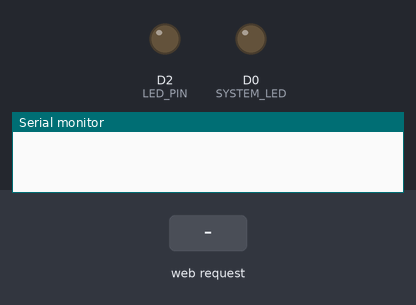
This sketch was run on a simulated ESP8266 (NodeMCU). Shown: output pins drawn as LEDs (lit = HIGH), the last lines printed to the serial monitor. The inputs (shaded band) are chosen by the test bench. The audio player accepts every command and is not drawn.

Above: at 1.2 s.
1.3 s: HTTP request GET /tombol/0 received
At 2.3 s:
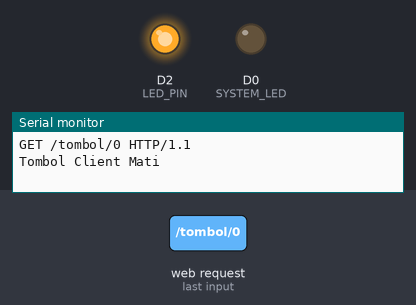
Timing chart, 0 to 8.8 s (numbered marks = the images above; inputs shaded):
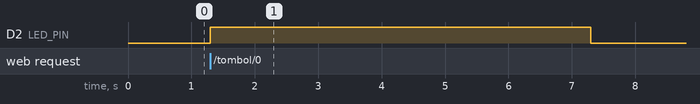

The sketch:

sketch_jul03a_ap.ino
```cpp
#include <ESP8266WiFi.h>
#include <DFPlayer_Mini_Mp3.h>
#include <SoftwareSerial.h>

#define SYSTEM_LED 16 // Pin LED - pin D0 - 16
#define LED_PIN D2 //

const char namaAP[] = "EB_INSTRUMENTS";
const char passAP[] = "1234567890";  //Set wifi password
//const char WiFiSec[] = "" //Set AP np password
WiFiServer server(80);

boolean tombolClient = 0;

void setup() {
  pinMode(SYSTEM_LED, OUTPUT);
  pinMode(LED_PIN, OUTPUT);

  Serial.begin(9600);
  mp3_set_serial (Serial); //set softwareSerial for DFPlayer-mini mp3 module
  delay(10);
  mp3_reset();  //soft-Reset module DFPlayer
  delay(10);  //wait 1ms for mp3 module to set volume
  mp3_set_volume (80);

  WiFi.mode(WIFI_AP);
  WiFi.softAP(namaAP, passAP);
  server.begin();
}

void loop() {
  digitalWrite(SYSTEM_LED, false);
  WiFiClient client = server.available();   // If client is connected
  if (!client) {
    return;
  }
  //Read client request
  String req = client.readStringUntil('\r');
  Serial.println(req);
  if (req.indexOf("/tombol/0") != -1)
  {
    tombolClient = 0;
    digitalWrite(LED_PIN, true);             //led dihdupkan
    Serial.println("Tombol Client Mati");
    for (byte a = 0; a < 2; a++)
      mp3_play ();
    delay(6000);
    digitalWrite(LED_PIN, false);             //led dimatikan
    mp3_stop();
  }
  else if (req.indexOf("/tombol/1") != -1)
  {
    tombolClient = 1;
    Serial.println("Tombol Client Hidup");

  }
  client.flush();
}
```

Measured:
- after the input at 1.3 s, D2 (LED_PIN): LOW → HIGH at once, → LOW 6.0 s later
